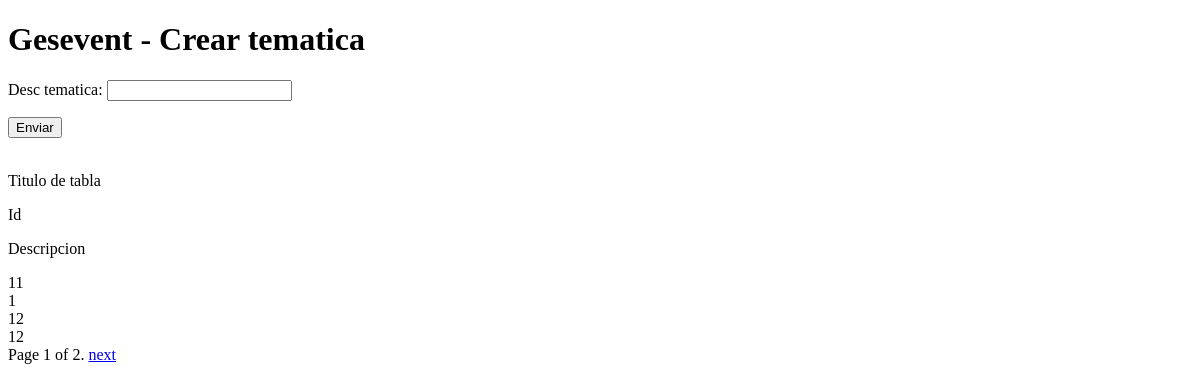
Page /gesevent/tematica/crear/ on the earlier database version.
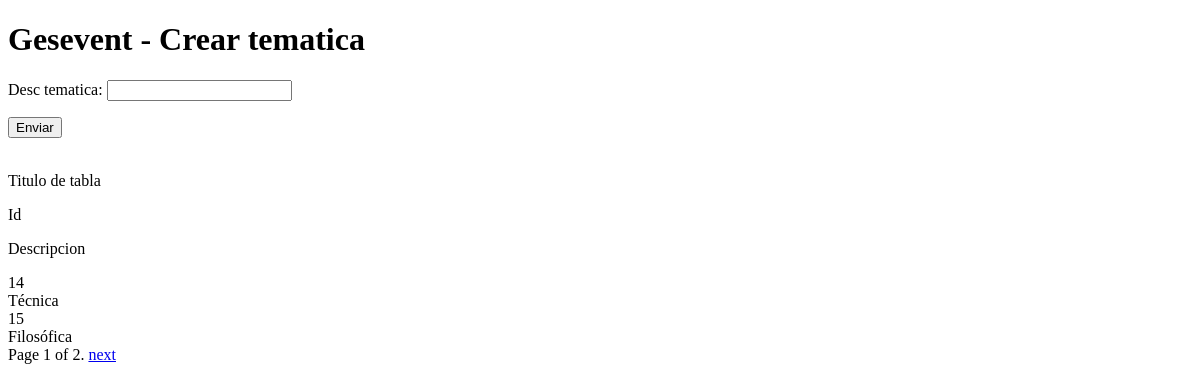
Same page on the later database version.
### gesevent/models.py (models this page shows)
class Tematica(models.Model):
    desc_tematica = models.CharField(max_length=500)

### gesevent/views.py (the view)
# urls.py: url(r'^gesevent/tematica/crear/$', 'gesevent.views.tematica_crear',
def tematica_crear(request):
    if request.method == 'POST':
        form = TematicaForm(request.POST)
        if form.is_valid():
            form.save()
            return redirect('tematica_crear')
    else:
        form = TematicaForm()
        tematica_res = Tematica.objects.all()
        paginator = Paginator(tematica_res, 2)
        pagina = request.GET.get('pagina')
        try:
            tematica_res_pag = paginator.page(pagina)
        except PageNotAnInteger:
            tematica_res_pag = paginator.page(1)
        except EmptyPage:
            tematica_res_pag = paginator.page(paginator.num_pages)
    return render_to_response('gesevent/tematica_crear.html',
                              {'form': form, 'tematica_res': tematica_res_pag},
                              context_instance=RequestContext(request))

### gesevent/form.py
class TematicaForm(forms.ModelForm):
    class Meta:
        model = Tematica
        fields = '__all__'

### gesevent/templates/gesevent/tematica_crear.html (shortened to what this page needs)
{% extends "base.html" %}
{% block title %}Crear tematica{% endblock %}
{% block content %}
  <form action="" method="post">{% csrf_token %}
    <div id="form">
        {{ form.as_p }}
        <input type="submit" value="Enviar"/>
    </div>
    <br/>
    <div id="tematica_results" class="result">
        <div class="table">
            <div class="title">
                <p>Titulo de tabla</p>
            </div>
            <div class="header">
                <div class="cell">
                    <p>Id</p>
                </div>
                <div class="cell">
                    <p>Descripcion</p>
                </div>
            </div>
            <div class="row">
                {% for res in tematica_res %}
                    <div class="cell">
                        {{ res.id }}
                    </div>
                    <div class="cell">
                        {{ res.desc_tematica }}
                    </div>
                {% endfor %}
            </div>
            <div class="pagination">
              <span class="step-links">
                  <span class="current">
                      Page {{ tematica_res.number }} of {{ tematica_res.paginator.num_pages }}.
                  </span>
                  {% if tematica_res.has_next %}
                      <a href="?pagina={{ tematica_res.next_page_number }}">next</a>
                  {% endif %}
              </span>
          </div>
        </div>
    </div>
  </form>
{% endblock %}

### gesevent/templates/base.html (shortened to what this page needs)
<!DOCTYPE html>
<html lang="es">
<head>
</head>
<body>
  <div id="header">
    <h1>Gesevent - {% block title %}Inicio{% endblock %}</h1>
  </div>
  <div id="content">
    {% block content %}{% endblock %}
  </div>
</body>
</html>

Differences in the rows shown:
removed Tematica: id "11", desc_tematica "1"
removed Tematica: id "12", desc_tematica "12"
added Tematica: id "14", desc_tematica "Técnica"
added Tematica: id "15", desc_tematica "Filosófica"
